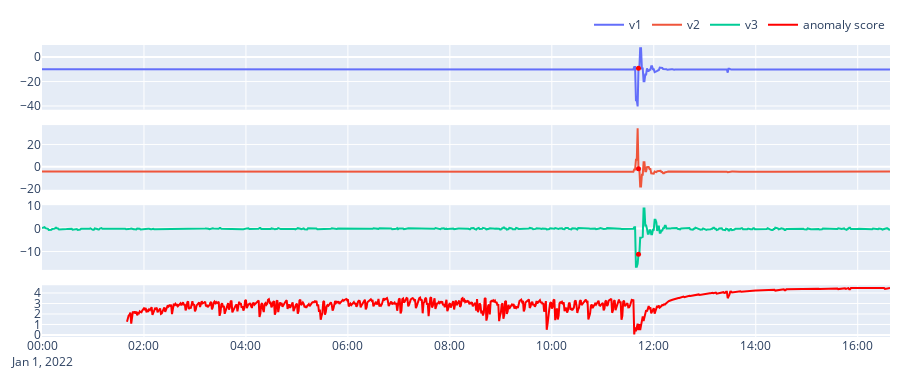

Notebook source saved alongside this figure:
### Markdown cell above
## Rshash Detector

### Code cell
from streamad.util import StreamGenerator, MultivariateDS, plot
from streamad.model import RShashDetector

ds = MultivariateDS()
stream = StreamGenerator(ds.data)
model = RShashDetector()
scores = []

for x in stream.iter_item():
    score = model.fit_score(x)
    scores.append(score)

data, label, date, features = ds.data, ds.label, ds.date, ds.features
plot(data=data,scores=scores,date=date,features=features,label=label)

### Figure 1 — Plotly figure (JSON) as saved in the notebook; plotly's stock layout.template omitted (floating-point values rounded to 4 significant figures; data arrays with more than 128 entries replaced by an {"elided": "..."} marker saying what was removed)
{"data": [{"name": "v1", "type": "scatter", "x": {"elided": "999 str values"}, "xaxis": "x", "y": {"elided": "999 float values"}, "yaxis": "y"}, {"name": "v2", "type": "scatter", "x": {"elided": "999 str values"}, "xaxis": "x2", "y": {"elided": "999 float values"}, "yaxis": "y2"}, {"name": "v3", "type": "scatter", "x": {"elided": "999 str values"}, "xaxis": "x3", "y": {"elided": "999 float values"}, "yaxis": "y3"}, {"marker": {"color": "red", "size": 5}, "mode": "markers", "showlegend": false, "type": "scatter", "x": ["2022-01-01 11:42:00"], "xaxis": "x", "y": [-9.14], "yaxis": "y"}, {"marker": {"color": "red", "size": 5}, "mode": "markers", "showlegend": false, "type": "scatter", "x": ["2022-01-01 11:42:00"], "xaxis": "x2", "y": [-1.77], "yaxis": "y2"}, {"marker": {"color": "red", "size": 5}, "mode": "markers", "showlegend": false, "type": "scatter", "x": ["2022-01-01 11:42:00"], "xaxis": "x3", "y": [-11.17], "yaxis": "y3"}, {"marker": {"color": "red"}, "name": "anomaly score", "type": "scatter", "x": {"elided": "999 str values"}, "xaxis": "x4", "y": {"elided": "999 float values"}, "yaxis": "y4"}], "layout": {"height": 380, "legend": {"orientation": "h", "x": 1, "xanchor": "right", "y": 1.02, "yanchor": "bottom"}, "margin": {"b": 10, "l": 10, "r": 10, "t": 10}, "xaxis": {"anchor": "y", "domain": [0, 1], "matches": "x4", "showticklabels": false}, "xaxis2": {"anchor": "y2", "domain": [0, 1], "matches": "x4", "showticklabels": false}, "xaxis3": {"anchor": "y3", "domain": [0, 1], "matches": "x4", "showticklabels": false}, "xaxis4": {"anchor": "y4", "domain": [0, 1]}, "yaxis": {"anchor": "x", "domain": [0.7784, 1.0]}, "yaxis2": {"anchor": "x2", "domain": [0.5042, 0.7258]}, "yaxis3": {"anchor": "x3", "domain": [0.2299, 0.4515]}, "yaxis4": {"anchor": "x4", "domain": [0, 0.1773]}}}
